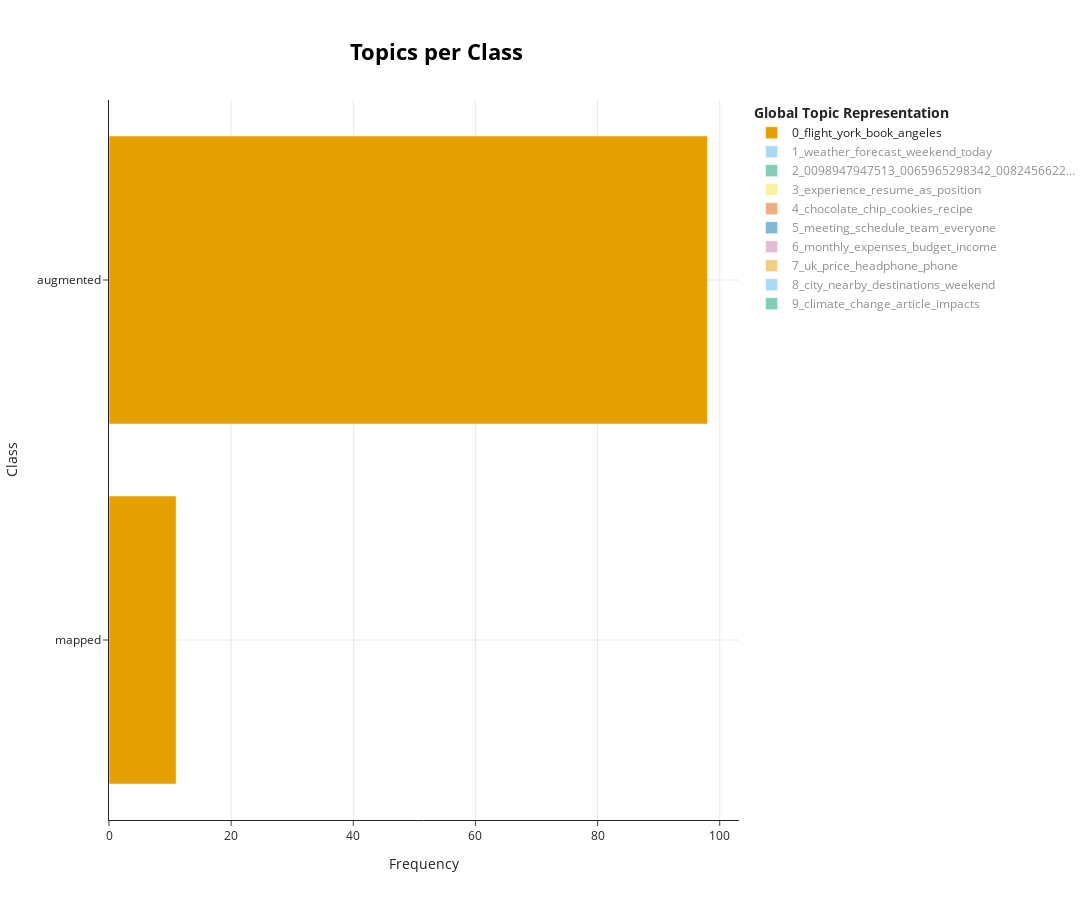

Source (notebook cell):
### Code cell
try:
    from bertopic import BERTopic
    from bertopic.representation import KeyBERTInspired, OpenAI
    from openai import OpenAI as OpenAIClient
    HAVE_BERTOPIC = True
except ImportError:
    HAVE_BERTOPIC = False
    print("BERTopic ou OpenAI non installé. Exécutez: pip install bertopic openai")
    print("Pour les visualisations interactives: pip install 'bertopic[visualization]'")

if HAVE_BERTOPIC and HAVE_ST and HAVE_UMAP and HAVE_HDBSCAN:
    print("Dépendances pour BERTopic chargées.")
    
    # 1. Préparation des données
    prompts_all = all_df['prompt'].dropna().astype(str).tolist()
    source_labels = all_df.loc[all_df['prompt'].notna(), 'source'].tolist()
    
    # 2. Modèle d'embedding (réutilisation de la section 13)
    embedding_model = SentenceTransformer('sentence-transformers/all-MiniLM-L6-v2')

    # 3. Modèles de réduction et clustering
    umap_model = umap.UMAP(n_neighbors=15, n_components=5, min_dist=0.0, metric='cosine', random_state=RANDOM_SEED)
    hdbscan_model = hdbscan.HDBSCAN(min_cluster_size=10, metric='euclidean', cluster_selection_method='eom', prediction_data=True)

    # 4. Représentation des topics
    # Modèle de base
    keybert_model = KeyBERTInspired()
    
    # (Optionnel) Modèle OpenAI / OpenRouter
    # Assurez-vous que la variable d'environnement OPENROUTER_API_KEY est définie
    if 'OPENROUTER_API_KEY' in os.environ and os.environ['OPENROUTER_API_KEY']:
        print("Utilisation d'OpenRouter pour la labellisation des topics.")
        client = OpenAIClient(
            base_url="https://openrouter.ai/api/v1",
            api_key=os.environ.get("OPENROUTER_API_KEY"),
        )
        # Modèle pour générer des labels de topics concis
        prompt_template = "Je dois nommer un topic à partir de ces mots-clés: [KEYWORDS]. Le nom doit être très concis (3-4 mots max) et en français."
        
        # Correction: Initialiser OpenAI, puis définir les attributs
        openrouter_model = OpenAI(
            client,
            # Le modèle est un argument de la classe
            model="openai/gpt-oss-20b", 
            # Le prompt est un argument de la classe
            prompt=prompt_template,
            chat=True,
            nr_docs=5
        )
        
        # Combinez les deux représentations
        representation_model = {
            "KeyBERT": keybert_model,
            "OpenRouter": openrouter_model
        }
    else:
        print("OPENROUTER_API_KEY non trouvée ou vide. Utilisation de KeyBERT seul.")
        representation_model = keybert_model

    # 5. Création et entraînement du modèle BERTopic
    topic_model = BERTopic(
      embedding_model=embedding_model,
      umap_model=umap_model,
      hdbscan_model=hdbscan_model,
      representation_model=representation_model,
      verbose=True,
      language="multilingual" # Pour prendre en compte les prompts en FR/EN/CN
    )

    topics, probs = topic_model.fit_transform(prompts_all)
    
    # 6. Analyse des résultats
    print("\nInformations sur le modèle de topics:")
    display(topic_model.get_topic_info())

    # Visualisation de la distribution des topics par dataset
    topics_per_source = topic_model.topics_per_class(prompts_all, classes=source_labels)
    
    # Afficher la comparaison des topics entre 'mapped' et 'augmented'
    # On se concentre sur les topics les plus fréquents dans chaque classe
    display(topic_model.visualize_topics_per_class(topics_per_source, top_n_topics=10))

else:
    print("Analyse BERTopic non exécutée car des dépendances sont manquantes.")
    print(f"BERTopic: {HAVE_BERTOPIC}, SentenceTransformer: {HAVE_ST}, UMAP: {HAVE_UMAP}, HDBSCAN: {HAVE_HDBSCAN}")

### Figure 1 — Plotly figure (JSON) as saved in the notebook; plotly's stock layout.template omitted (floating-point values rounded to 4 significant figures)
{"data": [{"hoverinfo": "text", "hovertext": ["<b>Topic 0</b><br>Words: hotels, flight, york, london, from", "<b>Topic 0</b><br>Words: flight, york, book, angeles, los"], "marker": {"color": "#E69F00"}, "name": "0_flight_york_book_angeles", "orientation": "h", "type": "bar", "visible": true, "x": [11, 98], "y": ["mapped", "augmented"]}, {"hoverinfo": "text", "hovertext": ["<b>Topic 1</b><br>Words: weather, today, temperature, forecast, alvor", "<b>Topic 1</b><br>Words: weather, forecast, weekend, seattle, like"], "marker": {"color": "#56B4E9"}, "name": "1_weather_forecast_weekend_today", "orientation": "h", "type": "bar", "visible": "legendonly", "x": [20, 48], "y": ["mapped", "augmented"]}, {"hoverinfo": "text", "hovertext": ["<b>Topic 2</b><br>Words: 0098947947513, 0065965298342, 00824566229275, end, m1", "<b>Topic 2</b><br>Words: python, 0098947947513, datetime, 0065965298342, list"], "marker": {"color": "#009E73"}, "name": "2_0098947947513_0065965298342_0082456622...", "orientation": "h", "type": "bar", "visible": "legendonly", "x": [60, 6], "y": ["mapped", "augmented"]}, {"hoverinfo": "text", "hovertext": ["<b>Topic 3</b><br>Words: experience, as, resume, team, skills", "<b>Topic 3</b><br>Words: position, resume, experience, role, strong"], "marker": {"color": "#F0E442"}, "name": "3_experience_resume_as_position", "orientation": "h", "type": "bar", "visible": "legendonly", "x": [43, 22], "y": ["mapped", "augmented"]}, {"hoverinfo": "text", "hovertext": ["<b>Topic 4</b><br>Words: chocolate, chip, cookies, recipe, corn", "<b>Topic 4</b><br>Words: chocolate, chip, cookies, recipe, uses"], "marker": {"color": "#D55E00"}, "name": "4_chocolate_chip_cookies_recipe", "orientation": "h", "type": "bar", "visible": "legendonly", "x": [8, 52], "y": ["mapped", "augmented"]}, {"hoverinfo": "text", "hovertext": ["<b>Topic 5</b><br>Words: zone, meeting, allocation, schedule, time", "<b>Topic 5</b><br>Words: meeting, schedule, team, everyone, next"], "marker": {"color": "#0072B2"}, "name": "5_meeting_schedule_team_everyone", "orientation": "h", "type": "bar", "visible": "legendonly", "x": [4, 52], "y": ["mapped", "augmented"]}, {"hoverinfo": "text", "hovertext": ["<b>Topic 6</b><br>Words: cost, renovation, expenditure, enterprise, resource", "<b>Topic 6</b><br>Words: monthly, expenses, budget, income, credit"], "marker": {"color": "#CC79A7"}, "name": "6_monthly_expenses_budget_income", "orientation": "h", "type": "bar", "visible": "legendonly", "x": [4, 51], "y": ["mapped", "augmented"]}, {"hoverinfo": "text", "hovertext": ["<b>Topic 7</b><br>Words: uk, headphone, plywood, price, amplifier", "<b>Topic 7</b><br>Words: price, laptop, phone, comparing, uk"], "marker": {"color": "#E69F00"}, "name": "7_uk_price_headphone_phone", "orientation": "h", "type": "bar", "visible": "legendonly", "x": [31, 21], "y": ["mapped", "augmented"]}, {"hoverinfo": "text", "hovertext": ["<b>Topic 8</b><br>Words: destinations, riddles, things, event, richmond", "<b>Topic 8</b><br>Words: city, nearby, planning, trip, weekend"], "marker": {"color": "#56B4E9"}, "name": "8_city_nearby_destinations_weekend", "orientation": "h", "type": "bar", "visible": "legendonly", "x": [26, 23], "y": ["mapped", "augmented"]}, {"hoverinfo": "text", "hovertext": ["<b>Topic 9</b><br>Words: climate, change, shootings, article, impact", "<b>Topic 9</b><br>Words: climate, change, article, impacts, summarizing"], "marker": {"color": "#009E73"}, "name": "9_climate_change_article_impacts", "orientation": "h", "type": "bar", "visible": "legendonly", "x": [10, 39], "y": ["mapped", "augmented"]}], "layout": {"height": 900, "hoverlabel": {"bgcolor": "white", "font": {"family": "Rockwell", "size": 16}}, "legend": {"title": {"text": "<b>Global Topic Representation"}}, "title": {"font": {"color": "Black", "size": 22}, "text": "<b>Topics per Class</b>", "x": 0.4, "xanchor": "center", "y": 0.95, "yanchor": "top"}, "width": 1250, "xaxis": {"showgrid": true, "title": {"text": "Frequency"}}, "yaxis": {"showgrid": true, "title": {"text": "Class"}}}}
